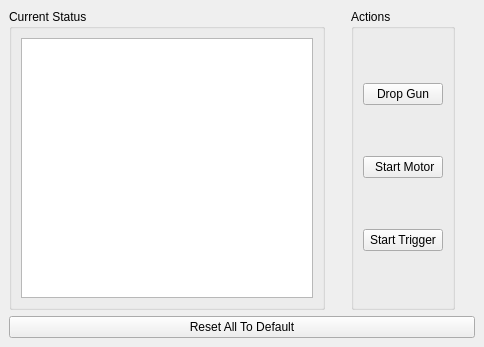
<?xml version="1.0" encoding="UTF-8"?>
<ui version="4.0">
 <class>MainWindow</class>
 <widget class="QMainWindow" name="MainWindow">
  <property name="geometry">
   <rect>
    <x>0</x>
    <y>0</y>
    <width>484</width>
    <height>347</height>
   </rect>
  </property>
  <property name="windowTitle">
   <string>MainWindow</string>
  </property>
  <widget class="QWidget" name="centralwidget">
   <layout class="QVBoxLayout" name="verticalLayout">
    <item>
     <layout class="QHBoxLayout" name="horizontalLayout_2">
      <item>
       <widget class="QGroupBox" name="groupBox">
        <property name="title">
         <string>Current Status</string>
        </property>
        <layout class="QVBoxLayout" name="verticalLayout_4">
         <item>
          <widget class="QListWidget" name="listWidget"/>
         </item>
        </layout>
        <zorder>verticalLayoutWidget</zorder>
        <zorder>verticalLayoutWidget</zorder>
        <zorder>listWidget</zorder>
       </widget>
      </item>
      <item>
       <spacer name="verticalSpacer">
        <property name="orientation">
         <enum>Qt::Vertical</enum>
        </property>
        <property name="sizeHint" stdset="0">
         <size>
          <width>20</width>
          <height>40</height>
         </size>
        </property>
       </spacer>
      </item>
      <item>
       <widget class="QGroupBox" name="groupBox_2">
        <property name="title">
         <string>Actions</string>
        </property>
        <layout class="QVBoxLayout" name="verticalLayout_3">
         <item>
          <widget class="QPushButton" name="dropBtn">
           <property name="text">
            <string> Drop Gun </string>
           </property>
          </widget>
         </item>
         <item>
          <widget class="QPushButton" name="motorBtn">
           <property name="text">
            <string> Start Motor</string>
           </property>
          </widget>
         </item>
         <item>
          <widget class="QPushButton" name="triggerBtn">
           <property name="text">
            <string>Start Trigger</string>
           </property>
          </widget>
         </item>
        </layout>
       </widget>
      </item>
      <item>
       <layout class="QVBoxLayout" name="verticalLayout_2">
        <item>
         <spacer name="verticalSpacer_2">
          <property name="orientation">
           <enum>Qt::Vertical</enum>
          </property>
          <property name="sizeHint" stdset="0">
           <size>
            <width>20</width>
            <height>40</height>
           </size>
          </property>
         </spacer>
        </item>
       </layout>
      </item>
     </layout>
    </item>
    <item>
     <widget class="QPushButton" name="resetBtn">
      <property name="text">
       <string>Reset All To Default</string>
      </property>
     </widget>
    </item>
   </layout>
  </widget>
 </widget>
 <resources/>
 <connections/>
</ui>
